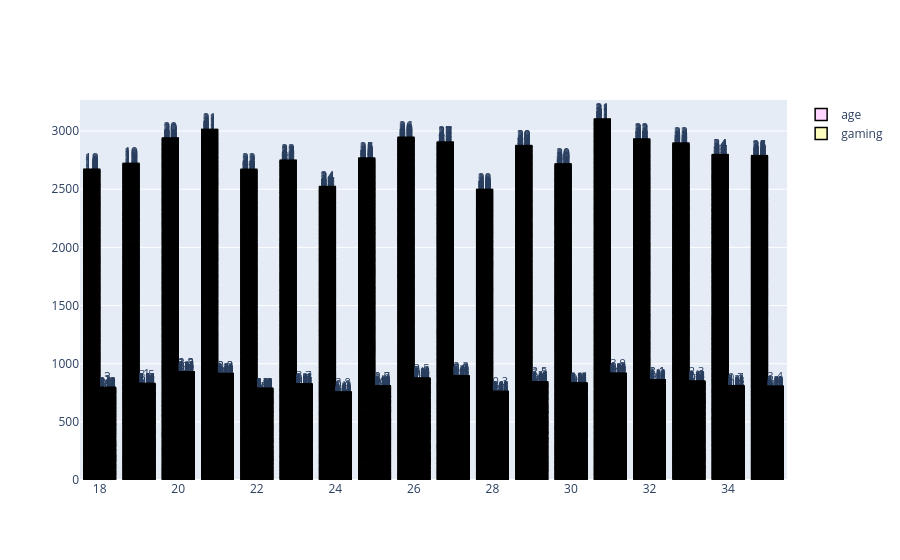

Notebook code cell kept with this figure:
### Code cell
# prepare data frames
mobile #= timesData[timesData.year == 2014].iloc[:3,:]
# import graph objects as "go"
import plotly.graph_objs as go
from plotly.offline import init_notebook_mode, iplot, plot

# create trace1 
trace1 = go.Bar(x = mobile['age'],
               y = mobile['sleep_hours'],
               name = 'age',
               marker = dict(color = 'rgba(255, 174, 255, 0.5)',
                            line = dict(color='rgb(0,0,0)', width = 1.5)),
               text = mobile['age'])

trace2 = go.Bar(x = mobile['age'],
               y = mobile['gaming_hours'],
               name = 'gaming',
               marker = dict(color = 'rgba(255, 255, 128, 0.5)',
                            line = dict(color='rgb(0,0,0)', width = 1.5)),
               text = mobile['gaming_hours'])



data = [trace1, trace2]

layout = go.Layout(barmode = "group")

fig = go.Figure(data = data, layout = layout)

iplot(fig)

### Figure 1 — Plotly figure (JSON) as saved in the notebook; plotly's stock layout.template omitted (floating-point values rounded to 4 significant figures; data arrays with more than 128 entries replaced by an {"elided": "..."} marker saying what was removed)
{"data": [{"marker": {"color": "rgba(255, 174, 255, 0.5)", "line": {"color": "rgb(0,0,0)", "width": 1.5}}, "name": "age", "text": {"elided": "7500 float values"}, "type": "bar", "x": {"elided": "7500 int values"}, "y": {"elided": "7500 float values"}}, {"marker": {"color": "rgba(255, 255, 128, 0.5)", "line": {"color": "rgb(0,0,0)", "width": 1.5}}, "name": "gaming", "text": {"elided": "7500 float values"}, "type": "bar", "x": {"elided": "7500 int values"}, "y": {"elided": "7500 float values"}}], "layout": {"barmode": "group"}}
